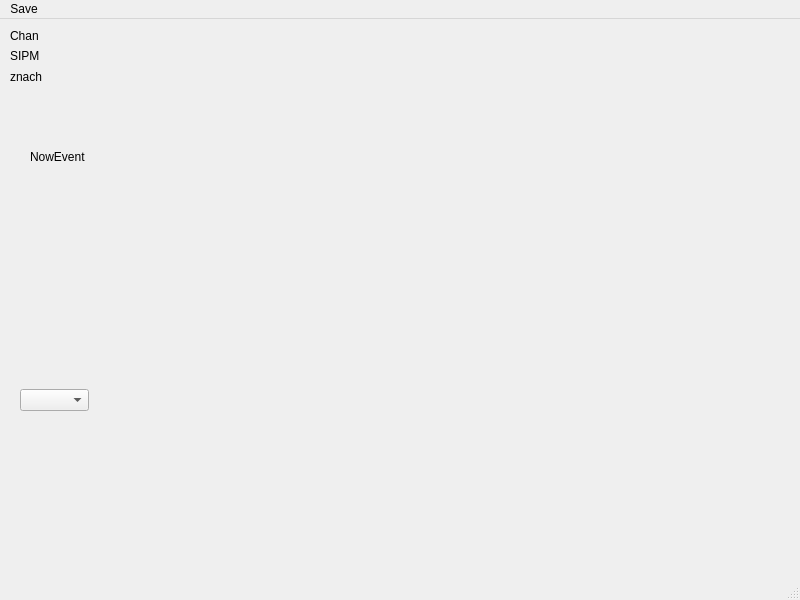
<?xml version="1.0" encoding="UTF-8"?>
<ui version="4.0">
 <class>MainWindow</class>
 <widget class="QMainWindow" name="MainWindow">
  <property name="geometry">
   <rect>
    <x>0</x>
    <y>0</y>
    <width>800</width>
    <height>600</height>
   </rect>
  </property>
  <property name="windowTitle">
   <string>MainWindow</string>
  </property>
  <widget class="QWidget" name="centralwidget">
   <widget class="QLabel" name="chan">
    <property name="geometry">
     <rect>
      <x>10</x>
      <y>10</y>
      <width>47</width>
      <height>13</height>
     </rect>
    </property>
    <property name="text">
     <string>Chan</string>
    </property>
   </widget>
   <widget class="QLabel" name="znach">
    <property name="geometry">
     <rect>
      <x>10</x>
      <y>50</y>
      <width>71</width>
      <height>16</height>
     </rect>
    </property>
    <property name="text">
     <string>znach</string>
    </property>
   </widget>
   <widget class="QLabel" name="nowevent">
    <property name="geometry">
     <rect>
      <x>30</x>
      <y>130</y>
      <width>81</width>
      <height>16</height>
     </rect>
    </property>
    <property name="text">
     <string>NowEvent</string>
    </property>
   </widget>
   <widget class="QLabel" name="label">
    <property name="geometry">
     <rect>
      <x>150</x>
      <y>30</y>
      <width>611</width>
      <height>231</height>
     </rect>
    </property>
    <property name="text">
     <string/>
    </property>
   </widget>
   <widget class="QLabel" name="label_2">
    <property name="geometry">
     <rect>
      <x>130</x>
      <y>290</y>
      <width>641</width>
      <height>261</height>
     </rect>
    </property>
    <property name="text">
     <string/>
    </property>
   </widget>
   <widget class="QComboBox" name="events">
    <property name="geometry">
     <rect>
      <x>20</x>
      <y>370</y>
      <width>69</width>
      <height>22</height>
     </rect>
    </property>
   </widget>
   <widget class="QLabel" name="SIPM">
    <property name="geometry">
     <rect>
      <x>10</x>
      <y>30</y>
      <width>47</width>
      <height>13</height>
     </rect>
    </property>
    <property name="text">
     <string>SIPM</string>
    </property>
   </widget>
  </widget>
  <widget class="QMenuBar" name="menubar">
   <property name="geometry">
    <rect>
     <x>0</x>
     <y>0</y>
     <width>800</width>
     <height>21</height>
    </rect>
   </property>
   <widget class="QMenu" name="menuFile">
    <property name="title">
     <string>Save</string>
    </property>
    <addaction name="as_Csv"/>
   </widget>
   <addaction name="menuFile"/>
  </widget>
  <widget class="QStatusBar" name="statusbar"/>
  <action name="as_Png">
   <property name="text">
    <string>As Png</string>
   </property>
  </action>
  <action name="as_Csv">
   <property name="text">
    <string>AS Csv</string>
   </property>
  </action>
 </widget>
 <resources/>
 <connections/>
</ui>
